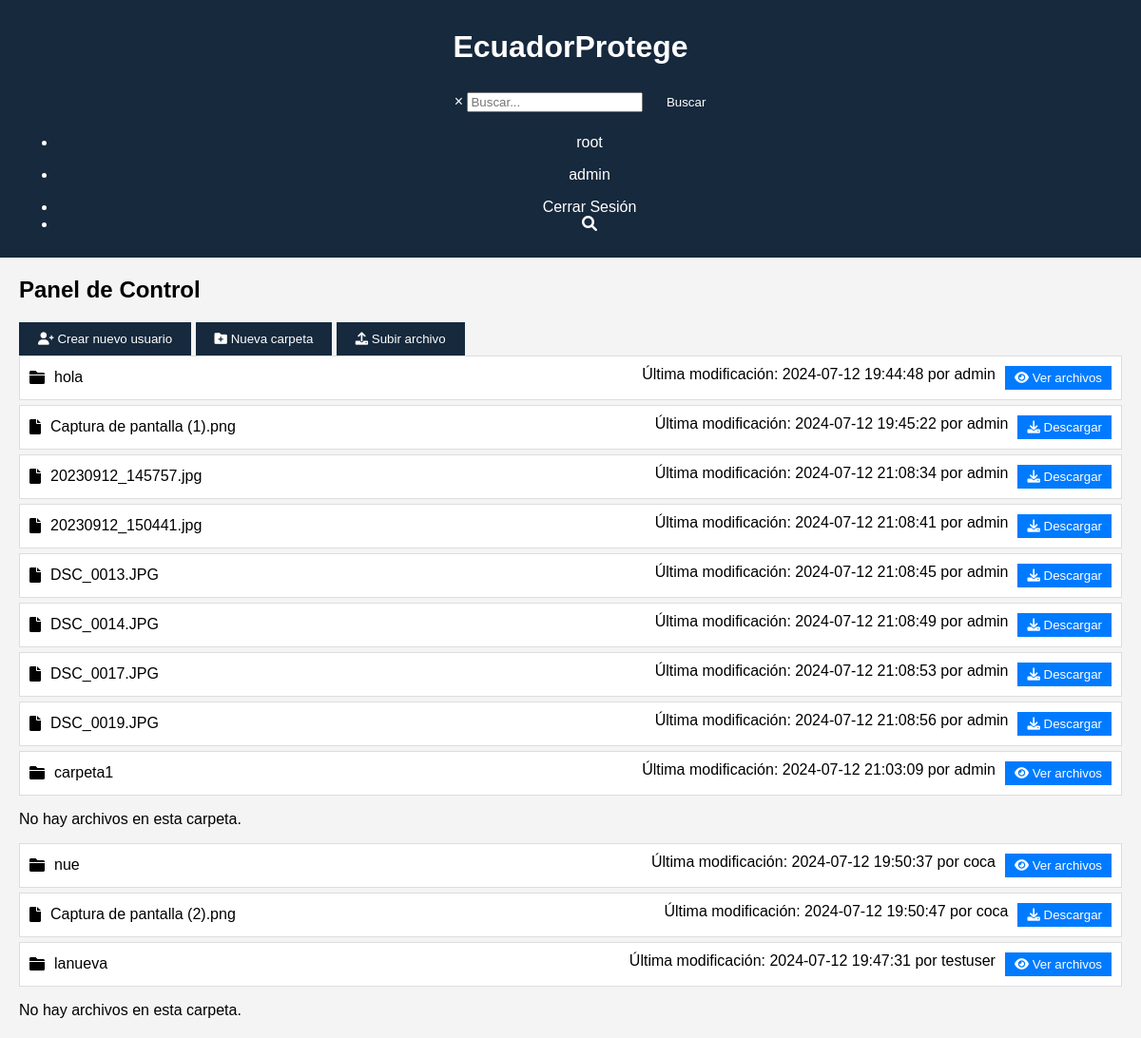
Page /dashboard.php (signed in) on the committed database.
### tables this page shows
CREATE TABLE `folders` (
  `id` int(11) NOT NULL,
  `name` varchar(100) NOT NULL,
  `user_id` int(11) DEFAULT NULL,
  `last_modified` timestamp NOT NULL DEFAULT current_timestamp() ON UPDATE current_timestamp(),
  `modified_by` int(11) DEFAULT NULL
);

CREATE TABLE `users` (
  `id` int(11) NOT NULL,
  `username` varchar(50) NOT NULL,
  `password` varchar(255) NOT NULL,
  `role` enum('admin','admin_cliente','usuario','cliente') NOT NULL
);

CREATE TABLE `files` (
  `id` int(11) NOT NULL,
  `name` varchar(100) NOT NULL,
  `folder_id` int(11) DEFAULT NULL,
  `path` varchar(255) NOT NULL,
  `last_modified` timestamp NOT NULL DEFAULT current_timestamp() ON UPDATE current_timestamp(),
  `modified_by` int(11) DEFAULT NULL
);

### db.php (called while the page is built, shortened)
<?php
$username = "root";
?>

### dashboard.php (the view, shortened to what this page needs)
<?php
include 'db.php';
$user_id = $_SESSION['user_id'];
$role = $_SESSION['role'];
?>
<?php include 'header.php'; ?>
<div class="container">
    <h2>Panel de Control</h2>
    <?php if ($role == 'admin' || $role == 'admin_cliente'): ?>
        <button onclick="location.href='register.php'"><i class="fas fa-user-plus"></i> Crear nuevo usuario</button>
    <?php endif; ?>
    <button onclick="location.href='create_folder.php'"><i class="fas fa-folder-plus"></i> Nueva carpeta</button>
    <button onclick="location.href='upload_file.php'"><i class="fas fa-upload"></i> Subir archivo</button>
    <?php
    if ($role == 'admin') {
        $sql = "SELECT folders.*, users.username AS modified_by FROM folders JOIN users ON folders.modified_by = users.id";
    } elseif ($role == 'admin_cliente') {
        $sql = "SELECT folders.*, users.username AS modified_by FROM folders JOIN users ON folders.modified_by = users.id WHERE folders.user_id = '$user_id' OR folders.user_id IN (SELECT id FROM users WHERE role = 'cliente')";
    } elseif ($role == 'usuario') {
        $sql = "SELECT folders.*, users.username AS modified_by FROM folders JOIN users ON folders.modified_by = users.id WHERE folders.user_id IN (SELECT id FROM users WHERE role = 'cliente')";
    } elseif ($role == 'cliente') {
        $sql = "SELECT folders.*, users.username AS modified_by FROM folders JOIN users ON folders.modified_by = users.id WHERE folders.user_id = '$user_id'";
    }
    $result = $conn->query($sql);
    if ($result->num_rows > 0) {
        while ($folder = $result->fetch_assoc()) {
            echo "<div class='folder'>";
            echo "<div class='details'>";
            echo "<i class='fas fa-folder'></i>";
            echo "<span>" . $folder['name'] . "</span>";
            echo "</div>";
            echo "<div class='actions'>";
            echo "<span>Última modificación: " . $folder['last_modified'] . " por " . $folder['modified_by'] . "</span>";
            echo "<button><i class='fas fa-eye'></i> Ver archivos</button>";
            echo "</div>";
            echo "</div>";
            $folder_id = $folder['id'];
            $sql_files = "SELECT files.*, users.username AS modified_by FROM files JOIN users ON files.modified_by = users.id WHERE files.folder_id = '$folder_id'";
            $result_files = $conn->query($sql_files);
            if ($result_files->num_rows > 0) {
                while ($file = $result_files->fetch_assoc()) {
                    echo "<div class='file'>";
                    echo "<div class='details'>";
                    echo "<i class='fas fa-file'></i>";
                    echo "<span>" . $file['name'] . "</span>";
                    echo "</div>";
                    echo "<div class='actions'>";
                    echo "<span>Última modificación: " . $file['last_modified'] . " por " . $file['modified_by'] . "</span>";
                    echo "<button><i class='fas fa-download'></i> Descargar</button>";
                    echo "</div>";
                    echo "</div>";
                }
            } else {
                echo "<p>No hay archivos en esta carpeta.</p>";
            }
        }
    } else {
        echo "<p>No se encontraron carpetas.</p>";
    }
    ?>
</div>

### header.php (shortened to what this page needs)
<!DOCTYPE html>
<html lang="es">
<head>
    <link rel="stylesheet" href="css/styles.css">
    <link rel="stylesheet" href="css/topbar.css">
    <link rel="stylesheet" href="css/button.css">
    <link rel="stylesheet" href="https://cdnjs.cloudflare.com/ajax/libs/font-awesome/6.0.0-beta3/css/all.min.css">
</head>
<body>
<header>
<div class="navbar">
            <h1>EcuadorProtege</h1>
        <div class="nav-items-right">
        <ul class="navbar-navi">
        <div id="search-mod" class="mod">
    <div class="modal-content">
        <span class="close-btn">&times;</span>
        <input type="text" id="search-input" placeholder="Buscar...">
        <button id="search-btn">Buscar</button>
    </div>
</div>
            <li class="nav-item"><p><?php echo htmlspecialchars($username); ?></p></li>
            <li class="nav-item"><p><?php echo htmlspecialchars($role); ?></p></li>
            <li class="nav-item"><a href="logout.php" class="nav-link">Cerrar Sesión</a></li>
            <li class="nav-item"><a href="#" id="search-icon"><i class="fas fa-search"></i></a></li>
        </ul>
        </div>
</div>
</header>
</body>
</html>

### css/styles.css (style rules this page uses)
body { font-family: Arial, sans-serif; background-color: #f4f4f4; margin: 0; padding: 0; }
header { background-color: #16293d; color: #fff; padding: 10px 20px; text-align: center; }
.container { margin: 20px; }
button, input[type="submit"] { background-color: #16293d; color: #fff; padding: 10px 20px; border: none; cursor: pointer; }
.folder, .file { display: flex; align-items: center; justify-content: space-between; background-color: #fff; padding: 10px; margin-bottom: 5px; border: 1px solid #ddd; }
.folder .details, .file .details { display: flex; align-items: center; }
.folder .details i, .file .details i { margin-right: 10px; }
.actions { display: flex; gap: 10px; }
.actions button { background-color: #007bff; border: none; color: white; padding: 5px 10px; cursor: pointer; }

### css/topbar.css (style rules this page uses)
.navbar a { color: white; text-decoration: none; justify-items: center; }

### rows in the picture
folders: name "hola", last_modified "2024-07-12 19:44:48", user.username "admin"
files: name "Captura de pantalla (1).png", last_modified "2024-07-12 19:45:22", modified_by.username "admin"
files: name "20230912_145757.jpg", last_modified "2024-07-12 21:08:34", modified_by.username "admin"
files: name "20230912_150441.jpg", last_modified "2024-07-12 21:08:41", modified_by.username "admin"
files: name "DSC_0013.JPG", last_modified "2024-07-12 21:08:45", modified_by.username "admin"
files: name "DSC_0014.JPG", last_modified "2024-07-12 21:08:49", modified_by.username "admin"
files: name "DSC_0017.JPG", last_modified "2024-07-12 21:08:53", modified_by.username "admin"
files: name "DSC_0019.JPG", last_modified "2024-07-12 21:08:56", modified_by.username "admin"
folders: name "carpeta1", last_modified "2024-07-12 21:03:09", user.username "admin", shows "No hay archivos en esta carpeta."
folders: name "nue", last_modified "2024-07-12 19:50:37", user.username "coca"
files: name "Captura de pantalla (2).png", last_modified "2024-07-12 19:50:47", modified_by.username "coca"
folders: name "lanueva", last_modified "2024-07-12 19:47:31", user.username "testuser", shows "No hay archivos en esta carpeta."

### other values in the picture
$username "root"
$role "admin"
